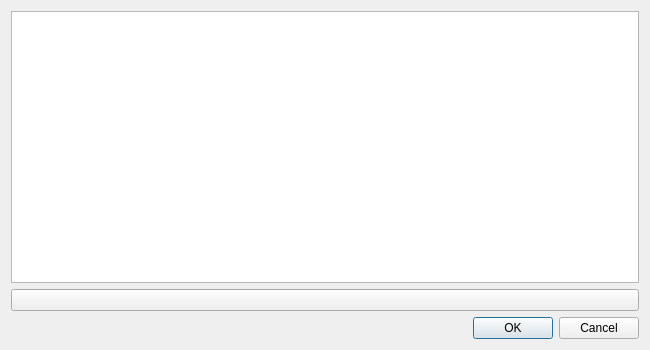
<?xml version="1.0" encoding="UTF-8"?>
<ui version="4.0">
 <class>Uu_KnowledgeBoxClass</class>
 <widget class="QDialog" name="Uu_KnowledgeBoxClass">
  <property name="geometry">
   <rect>
    <x>0</x>
    <y>0</y>
    <width>650</width>
    <height>350</height>
   </rect>
  </property>
  <property name="sizePolicy">
   <sizepolicy hsizetype="Fixed" vsizetype="Fixed">
    <horstretch>0</horstretch>
    <verstretch>0</verstretch>
   </sizepolicy>
  </property>
  <property name="minimumSize">
   <size>
    <width>400</width>
    <height>350</height>
   </size>
  </property>
  <property name="maximumSize">
   <size>
    <width>800</width>
    <height>600</height>
   </size>
  </property>
  <property name="windowTitle">
   <string>Knowledge Box</string>
  </property>
  <property name="locale">
   <locale language="English" country="UnitedKingdom"/>
  </property>
  <layout class="QVBoxLayout" name="verticalLayout">
   <item>
    <widget class="QTableWidget" name="entriesTable">
     <property name="sizePolicy">
      <sizepolicy hsizetype="Expanding" vsizetype="Expanding">
       <horstretch>0</horstretch>
       <verstretch>1</verstretch>
      </sizepolicy>
     </property>
     <property name="editTriggers">
      <set>QAbstractItemView::DoubleClicked</set>
     </property>
     <property name="alternatingRowColors">
      <bool>true</bool>
     </property>
     <property name="selectionMode">
      <enum>QAbstractItemView::NoSelection</enum>
     </property>
     <property name="showGrid">
      <bool>false</bool>
     </property>
     <attribute name="horizontalHeaderVisible">
      <bool>false</bool>
     </attribute>
     <attribute name="verticalHeaderVisible">
      <bool>false</bool>
     </attribute>
    </widget>
   </item>
   <item>
    <widget class="QPushButton" name="addButton">
     <property name="text">
      <string/>
     </property>
    </widget>
   </item>
   <item>
    <widget class="QDialogButtonBox" name="buttonBox">
     <property name="standardButtons">
      <set>QDialogButtonBox::Cancel|QDialogButtonBox::Ok</set>
     </property>
    </widget>
   </item>
  </layout>
 </widget>
 <layoutdefault spacing="6" margin="11"/>
 <resources/>
 <connections>
  <connection>
   <sender>buttonBox</sender>
   <signal>rejected()</signal>
   <receiver>Uu_KnowledgeBoxClass</receiver>
   <slot>reject()</slot>
   <hints>
    <hint type="sourcelabel">
     <x>199</x>
     <y>277</y>
    </hint>
    <hint type="destinationlabel">
     <x>199</x>
     <y>149</y>
    </hint>
   </hints>
  </connection>
 </connections>
</ui>
